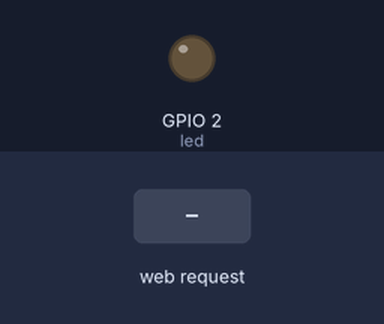
The sketch below on a simulated ESP8266 (NodeMCU). Shown: output pins drawn as LEDs (lit = HIGH). Inputs (shaded band) come from the test bench. WiFi joins after 1.5 s; servers stay silent unless stated; what the sketch prints to the serial monitor is not drawn.

Above: at 2.7 s.
2.8 s: HTTP request GET /led received
At 4.2 s:
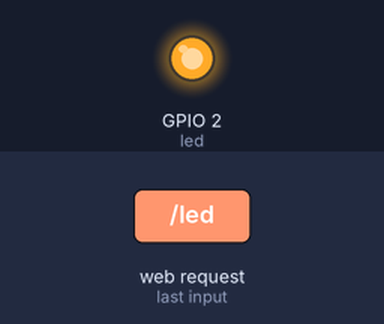
Timing chart, 0 to 5.8 s (numbered marks = the images above; inputs shaded):
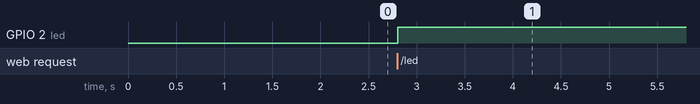

Measured:
- after the input at 2.8 s, GPIO 2 (led): LOW → HIGH at once

The sketch:

WiFiManualWebServer.ino
```cpp
/* Programa web server node mcu beleza no git hub
    This sketch demonstrates how to set up a simple HTTP-like server.
    The server will set a GPIO pin depending on the request
      http://server_ip/gpio/0 will set the GPIO2 low,
      http://server_ip/gpio/1 will set the GPIO2 high
    server_ip is the IP address of the ESP8266 module, will be
    printed to Serial when the module is connected.
*/

#include <ESP8266WiFi.h>

#ifndef STASSID
#define STASSID "VIVO-D90B"
#define STAPSK  "1065629Derivaldonet"
#endif

#define ldr 0
#define led 2


const char* ssid = STASSID;
const char* password = STAPSK;

// Create an instance of the server
// specify the port to listen on as an argument
WiFiServer server(80);

void setup() {
  Serial.begin(115200);

  // prepare LED
  pinMode(ldr, INPUT);
  pinMode(led, OUTPUT);
  digitalWrite(2, 0);

  // Connect to WiFi network
  Serial.println();
  Serial.println();
  Serial.print(F("Conectando com "));
  Serial.println(ssid);

  WiFi.mode(WIFI_STA);
  WiFi.begin(ssid, password);

  while (WiFi.status() != WL_CONNECTED) {
    delay(500);
    Serial.print(F("."));
  }
  Serial.println();
  Serial.println(F("WiFi conectado"));

  // Start the server
  server.begin();
  Serial.print(F("Servidor iniciado em:"));

  // Print the IP address
  Serial.println(WiFi.localIP());
}

void loop() {
  // Check if a client has connected
  WiFiClient client = server.available();
  if (!client) {
    return;
  }
  Serial.println(F("new client"));

  client.setTimeout(5000); // default is 1000

  // Read the first line of the request
  String req = client.readStringUntil('\r');
  Serial.println(F("request: "));
  Serial.println(req);

 if(req.indexOf("led") != -1)  {
  digitalWrite(led, !digitalRead(led));
//Coloque quantas entradas e saidas que quiser
}

int luminosidade = analogRead (ldr);


  // read/ignore the rest of the request
  // do not client.flush(): it is for output only, see below
  while (client.available()) {
    // byte by byte is not very efficient
    client.read();
  }

  // Send the response to the client
  // it is OK for multiple small client.print/write,
  // because nagle algorithm will group them into one single packet
  client.println(F("HTTP/1.1 200 OK"));
  client.println(F("Content-Type: text/html"));
  client.println("");

  if(digitalRead(led)){
  client.print(F("Ld Ligado"));
  }else {
    client.print(F("Led Desligado"));
    }
   client.print(",");
   client.print(luminosidade);


  // The client will actually be *flushed* then disconnected
  // when the function returns and 'client' object is destroyed (out-of-scope)
  // flush = ensure written data are received by the other side
  Serial.println(F("Disconnecting from client"));
}
```
